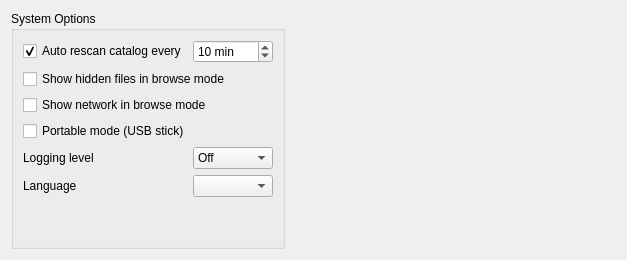
     <widget class="QWidget" name="System">
      <attribute name="title">
       <string>System</string>
      </attribute>
      <layout class="QHBoxLayout" name="horizontalLayout_3">
       <property name="spacing">
        <number>9</number>
       </property>
       <item>
        <widget class="QGroupBox" name="groupBox_6">
         <property name="sizePolicy">
          <sizepolicy hsizetype="Preferred" vsizetype="Minimum">
           <horstretch>0</horstretch>
           <verstretch>0</verstretch>
          </sizepolicy>
         </property>
         <property name="maximumSize">
          <size>
           <width>16777215</width>
           <height>500</height>
          </size>
         </property>
         <property name="title">
          <string>System Options</string>
         </property>
         <layout class="QVBoxLayout" name="verticalLayout_4">
          <item>
           <layout class="QHBoxLayout" name="horizontalLayout_4">
            <item>
             <widget class="QCheckBox" name="genRebuildCatalog">
              <property name="text">
               <string>Auto rescan catalog every</string>
              </property>
              <property name="checked">
               <bool>true</bool>
              </property>
             </widget>
            </item>
            <item>
             <widget class="QSpinBox" name="genRebuildMinutes">
              <property name="sizePolicy">
               <sizepolicy hsizetype="Preferred" vsizetype="Fixed">
                <horstretch>0</horstretch>
                <verstretch>0</verstretch>
               </sizepolicy>
              </property>
              <property name="minimumSize">
               <size>
                <width>80</width>
                <height>22</height>
               </size>
              </property>
              <property name="maximumSize">
               <size>
                <width>80</width>
                <height>16777215</height>
               </size>
              </property>
              <property name="contextMenuPolicy">
               <enum>Qt::NoContextMenu</enum>
              </property>
              <property name="accelerated">
               <bool>true</bool>
              </property>
              <property name="suffix">
               <string> min</string>
              </property>
              <property name="minimum">
               <number>1</number>
              </property>
              <property name="maximum">
               <number>99999999</number>
              </property>
              <property name="value">
               <number>10</number>
              </property>
             </widget>
            </item>
           </layout>
          </item>
          <item>
           <widget class="QCheckBox" name="genShowHidden">
            <property name="text">
             <string>Show hidden files in browse mode</string>
            </property>
           </widget>
          </item>
          <item>
           <widget class="QCheckBox" name="genShowNetwork">
            <property name="text">
             <string>Show network in browse mode</string>
            </property>
           </widget>
          </item>
          <item>
           <widget class="QCheckBox" name="genPortable">
            <property name="text">
             <string>Portable mode (USB stick)</string>
            </property>
           </widget>
          </item>
          <item>
           <layout class="QHBoxLayout" name="horizontalLayout_11">
            <property name="spacing">
             <number>12</number>
            </property>
            <item>
             <widget class="QLabel" name="label_14">
              <property name="text">
               <string>Logging level</string>
              </property>
             </widget>
            </item>
            <item>
             <spacer name="horizontalSpacer_5">
              <property name="orientation">
               <enum>Qt::Horizontal</enum>
              </property>
              <property name="sizeHint" stdset="0">
               <size>
                <width>40</width>
                <height>20</height>
               </size>
              </property>
             </spacer>
            </item>
            <item>
             <widget class="QComboBox" name="cbLogLevel">
              <property name="minimumSize">
               <size>
                <width>80</width>
                <height>22</height>
               </size>
              </property>
              <property name="maximumSize">
               <size>
                <width>16777215</width>
                <height>22</height>
               </size>
              </property>
              <item>
               <property name="text">
                <string>Off</string>
               </property>
              </item>
              <item>
               <property name="text">
                <string>Debug</string>
               </property>
              </item>
              <item>
               <property name="text">
                <string>Normal</string>
               </property>
              </item>
             </widget>
            </item>
           </layout>
          </item>
          <item>
           <layout class="QHBoxLayout" name="horizontalLayout_6">
            <item>
             <widget class="QLabel" name="label_24">
              <property name="text">
               <string>Language</string>
              </property>
             </widget>
            </item>
            <item>
             <spacer name="horizontalSpacer_10">
              <property name="orientation">
               <enum>Qt::Horizontal</enum>
              </property>
              <property name="sizeHint" stdset="0">
               <size>
                <width>40</width>
                <height>20</height>
               </size>
              </property>
             </spacer>
            </item>
            <item>
             <widget class="QComboBox" name="cbLanguage">
              <property name="minimumSize">
               <size>
                <width>80</width>
                <height>22</height>
               </size>
              </property>
              <property name="maximumSize">
               <size>
                <width>16777215</width>
                <height>22</height>
               </size>
              </property>
             </widget>
            </item>
           </layout>
          </item>
          <item>
           <spacer name="verticalSpacer">
            <property name="orientation">
             <enum>Qt::Vertical</enum>
            </property>
            <property name="sizeHint" stdset="0">
             <size>
              <width>20</width>
              <height>40</height>
             </size>
            </property>
           </spacer>
          </item>
         </layout>
        </widget>
       </item>
       <item>
        <spacer name="horizontalSpacer">
         <property name="orientation">
          <enum>Qt::Horizontal</enum>
         </property>
         <property name="sizeHint" stdset="0">
          <size>
           <width>331</width>
           <height>20</height>
          </size>
         </property>
        </spacer>
       </item>
      </layout>
     </widget>
